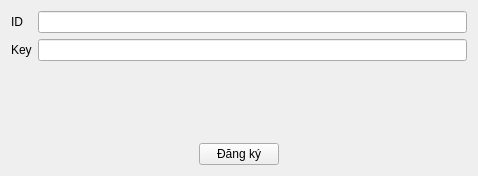
<?xml version="1.0" encoding="UTF-8"?>
<ui version="4.0">
 <class>RegisterDialog</class>
 <widget class="QDialog" name="RegisterDialog">
  <property name="geometry">
   <rect>
    <x>0</x>
    <y>0</y>
    <width>478</width>
    <height>176</height>
   </rect>
  </property>
  <property name="windowTitle">
   <string>Đăng ký</string>
  </property>
  <layout class="QGridLayout" name="gridLayout_2">
   <item row="1" column="1">
    <widget class="QLineEdit" name="txtKey"/>
   </item>
   <item row="0" column="0">
    <widget class="QLabel" name="label">
     <property name="text">
      <string>ID</string>
     </property>
    </widget>
   </item>
   <item row="1" column="0">
    <widget class="QLabel" name="label_2">
     <property name="text">
      <string>Key</string>
     </property>
    </widget>
   </item>
   <item row="3" column="1">
    <spacer name="verticalSpacer">
     <property name="orientation">
      <enum>Qt::Vertical</enum>
     </property>
     <property name="sizeHint" stdset="0">
      <size>
       <width>20</width>
       <height>40</height>
      </size>
     </property>
    </spacer>
   </item>
   <item row="0" column="1">
    <widget class="QLineEdit" name="txtID">
     <property name="readOnly">
      <bool>true</bool>
     </property>
    </widget>
   </item>
   <item row="4" column="0" colspan="2">
    <layout class="QHBoxLayout" name="horizontalLayout">
     <item>
      <spacer name="horizontalSpacer">
       <property name="orientation">
        <enum>Qt::Horizontal</enum>
       </property>
       <property name="sizeHint" stdset="0">
        <size>
         <width>40</width>
         <height>20</height>
        </size>
       </property>
      </spacer>
     </item>
     <item>
      <widget class="QPushButton" name="pushButton">
       <property name="text">
        <string>Đăng ký</string>
       </property>
       <property name="autoDefault">
        <bool>false</bool>
       </property>
      </widget>
     </item>
     <item>
      <spacer name="horizontalSpacer_2">
       <property name="orientation">
        <enum>Qt::Horizontal</enum>
       </property>
       <property name="sizeHint" stdset="0">
        <size>
         <width>40</width>
         <height>20</height>
        </size>
       </property>
      </spacer>
     </item>
    </layout>
   </item>
   <item row="2" column="1">
    <widget class="QLabel" name="lblError">
     <property name="styleSheet">
      <string notr="true">color:red;</string>
     </property>
     <property name="text">
      <string/>
     </property>
    </widget>
   </item>
  </layout>
 </widget>
 <resources/>
 <connections/>
</ui>
